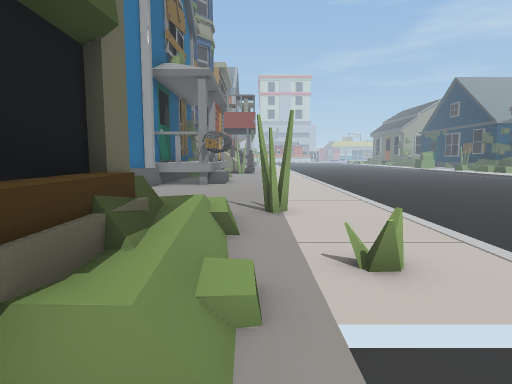
View 1 (above)

24 first-person views from a walk through a Unity game level. The camera is 1.3 m above the floor, tilts 6° down and sees 75° across. The floor is counted in squares, 1 m on a side. Each view is taken from the middle of a square. On the plan, view 1 faces up. The plan holds only what a view shows up to about 14 squares ahead; the rest is blank. The place goes on beyond the plan. Some animated figures are not drawn. Some surface patterns are stand-ins.

View 2
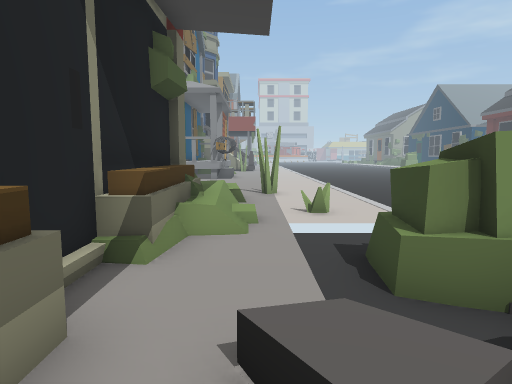

View 3
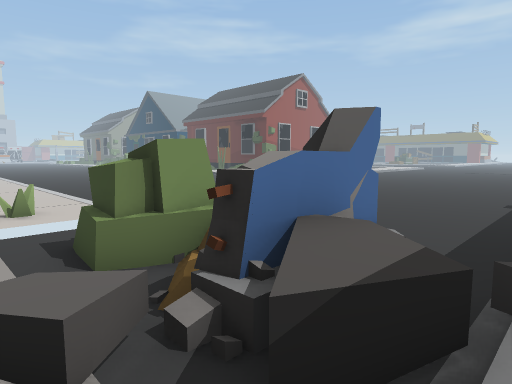

View 4
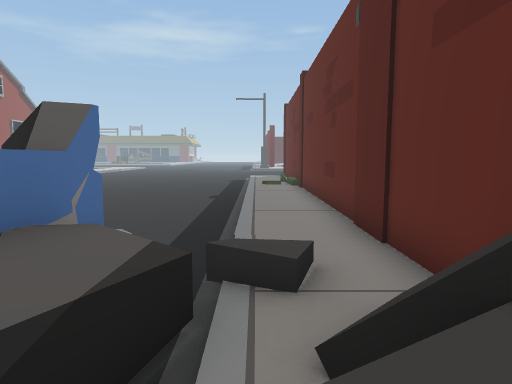

View 5
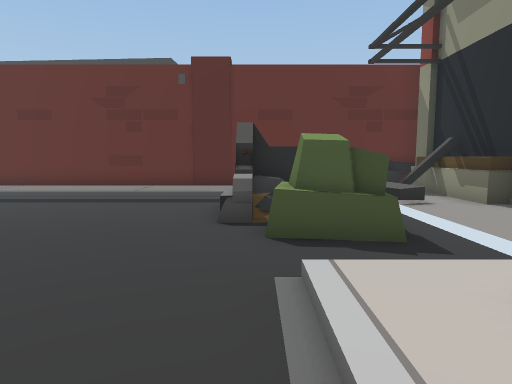

View 6
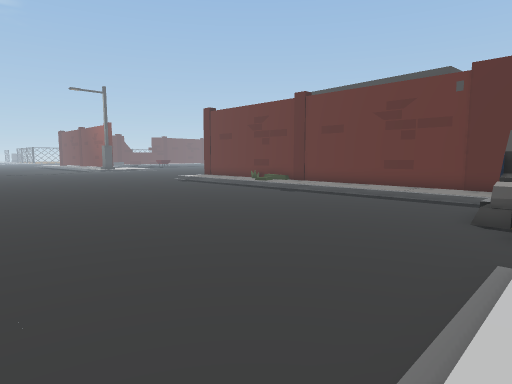

View 7
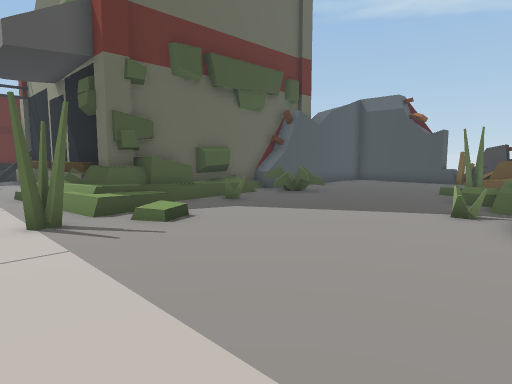

View 8
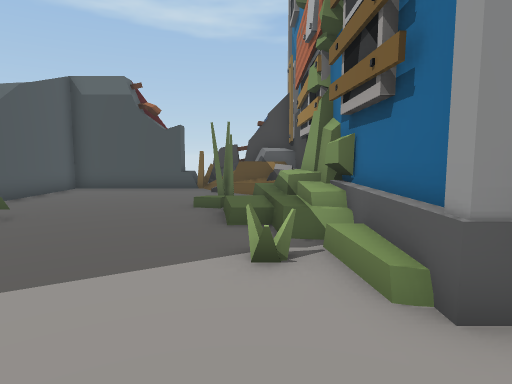

View 9
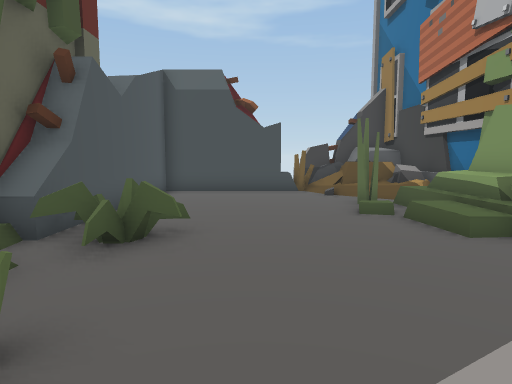

View 10
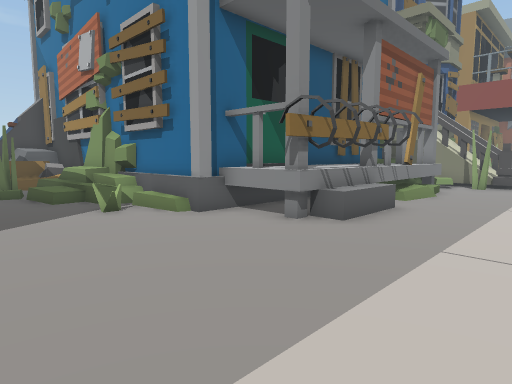

View 11
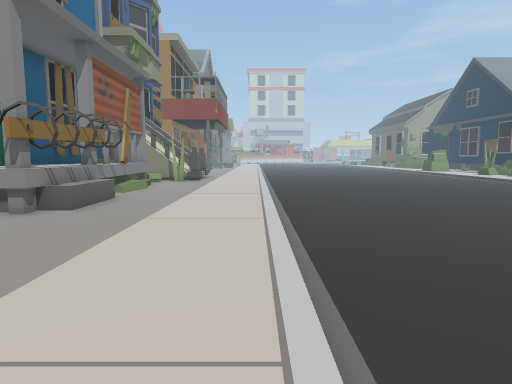

View 12
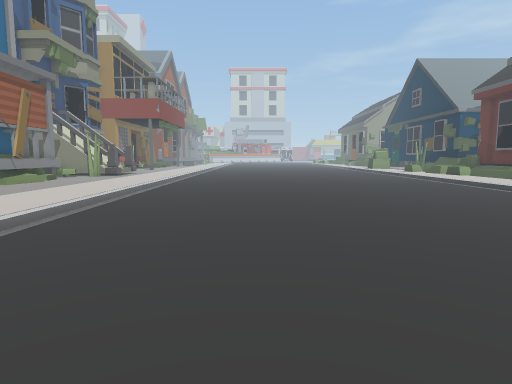

View 13
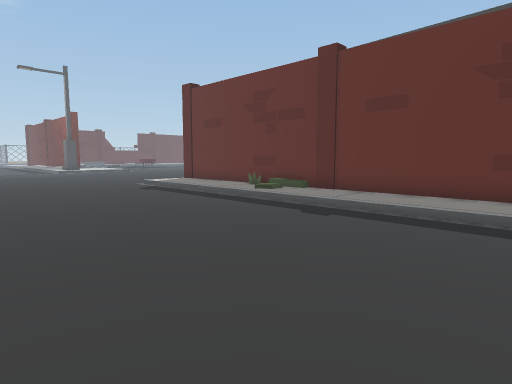

View 14
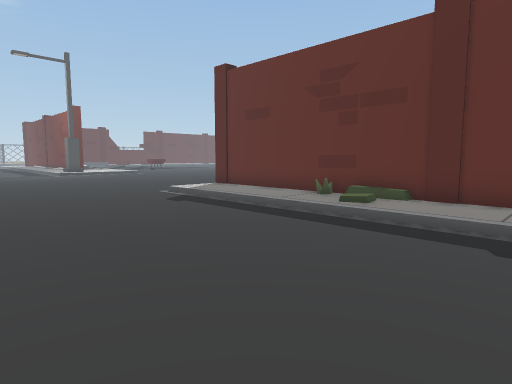

View 15
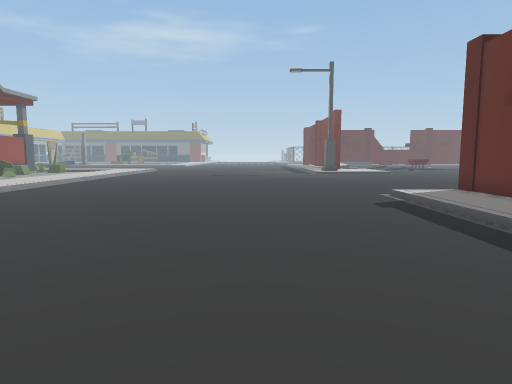

View 16
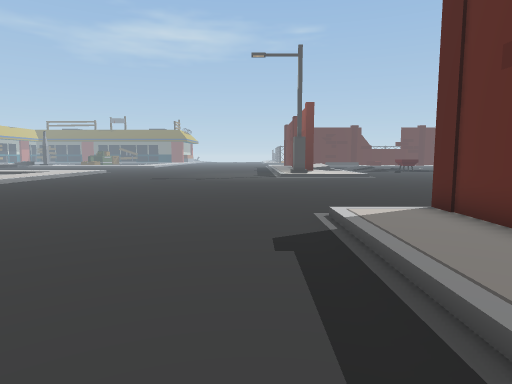

View 17
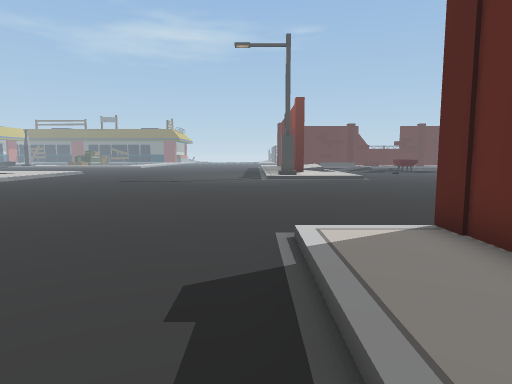

View 18
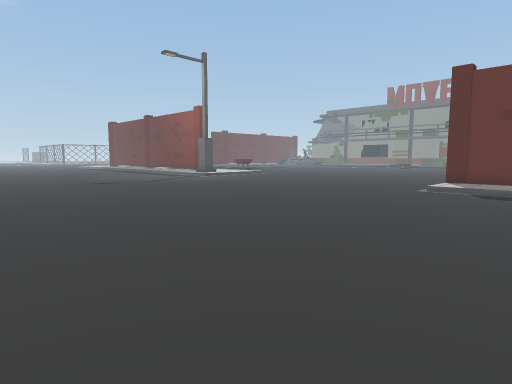

View 19
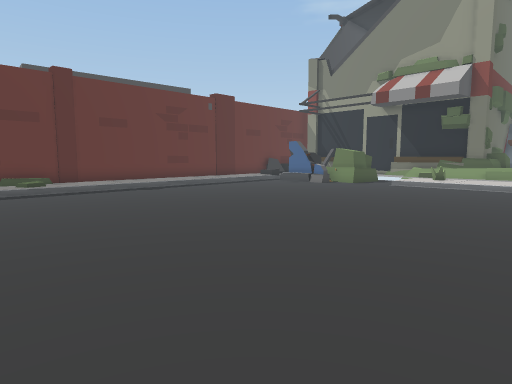

View 20
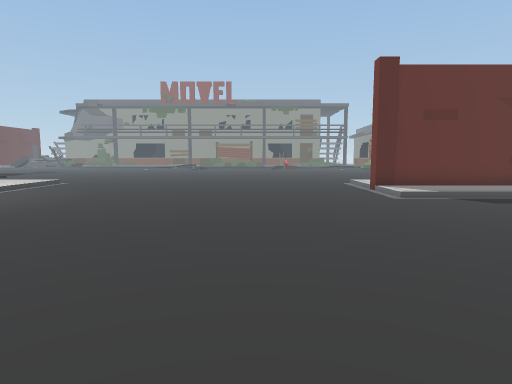

View 21
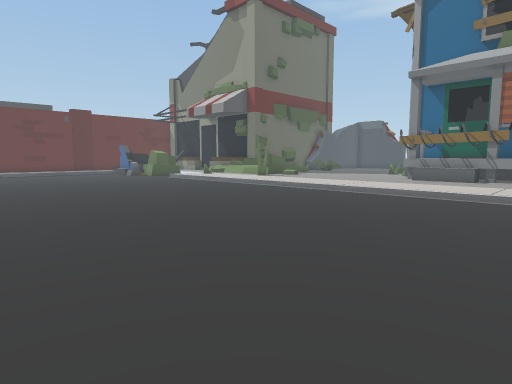

View 22
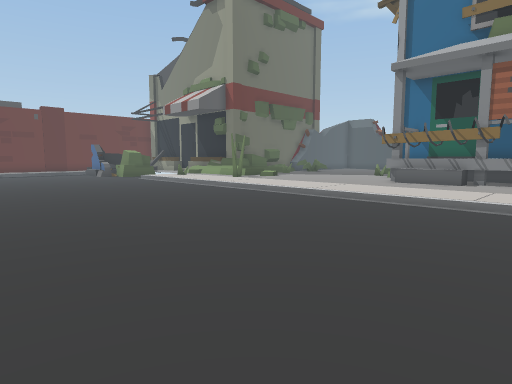

View 23
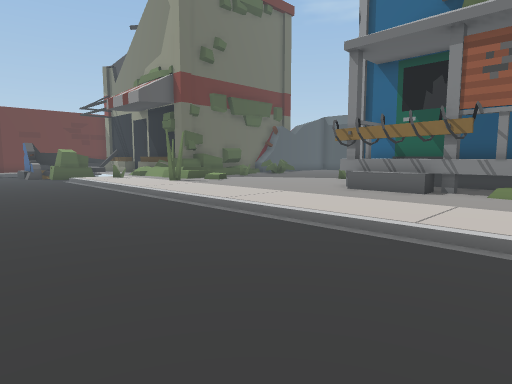

View 24
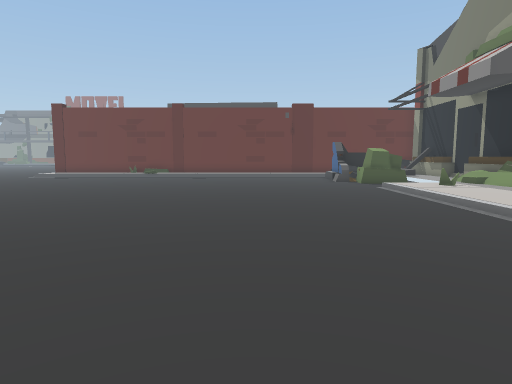

### Floor plan
Key: @ floor where view 1 was taken; # wall or solid block; x gap in a wall; . main floor; : floor 0.25 m higher than the main floor; + floor 0.5 m higher than the main floor; * floor 0.75 m higher than the main floor; % floor 1.25 m higher than the main floor; / step, stairs or slope; = window, fence, low wall or low ledge; ^ raised ledge; H house; O other object.
Columns run from 16 left of view 1 to 34 right of it. Each row starts with its distance up from view 1.
 22            # ^^:::::.......... .
 21            #^ H:::::..............
 20            #^^#:::::..............
 19            #^^#:::::..............
 18            # ^^:::::.............
 17            #^^H:::::.............
 16            #^^#:::::............
 15 O##O########===:::::...........
 14 OOOO#H%/////::::::::...........
 13 OO /////::=:::::::::...........
 12  O/:#+/:::::::::::::...........
 11 O:::::::::::::::::::...........
 10 #:::::::::::::::::::............
  9 #:::::::::::::::::::.............. . ......
  8 #:::::::=:::::+:::::............... ...........
  7 #::::::=x::=::**::::...............................
  6 #::::::#=###^^ *::::...............................
  5 ############### ::::...............................
  4               #=:==:...............................
  3               #=::::..............................
  2               #*:................................
  1               #::.=#.............................
  0               #:@.##=.............................
 -1               #::.##O..............................
 -2               #=/=OOO..............................
 -3               #=:=OOO..............................
 -4               #=:===...............................
 -5               #=:=://:::::::::::::::::::...........
 -6               #= =/:::::::::::::+:::::::...........
 -7               ##########################...........
 -8                                         ...........

Positions as (right, up) in squares from view 1, and headings:
1: (0, 0), facing up
2: (0, -4), facing up
3: (0, -5), facing up-right
4: (0, -5), facing right
5: (4, 6), facing down
6: (3, 8), facing down-right
7: (2, 15), facing down-left
8: (-2, 13), facing left
9: (-3, 9), facing left
10: (2, 10), facing up-left
11: (3, 8), facing up
12: (8, 7), facing up
13: (8, 3), facing down-right
14: (12, 2), facing down-right
15: (12, 0), facing right
16: (16, -3), facing right
17: (18, -4), facing right
18: (19, 9), facing down-right
19: (19, 9), facing down-left
20: (28, 6), facing down
21: (15, 22), facing down-left
22: (13, 22), facing down-left
23: (9, 22), facing down-left
24: (9, 17), facing down
